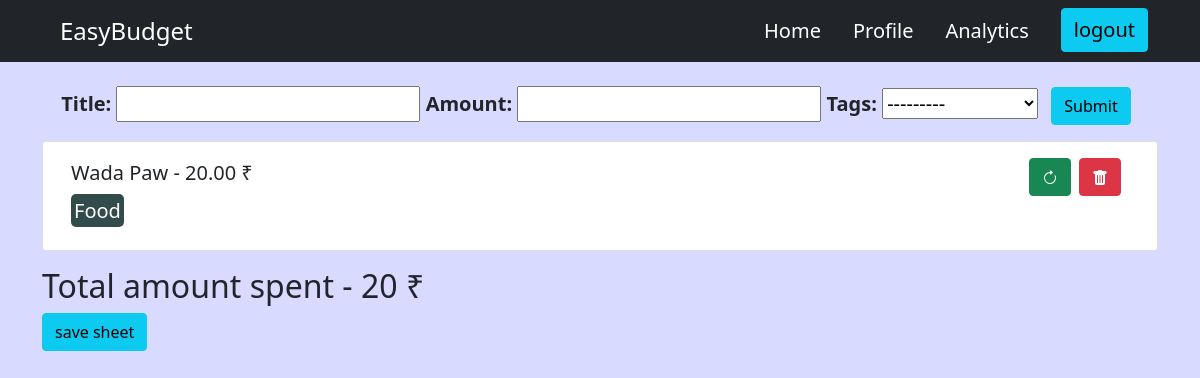
The app's page / (signed in), older data.
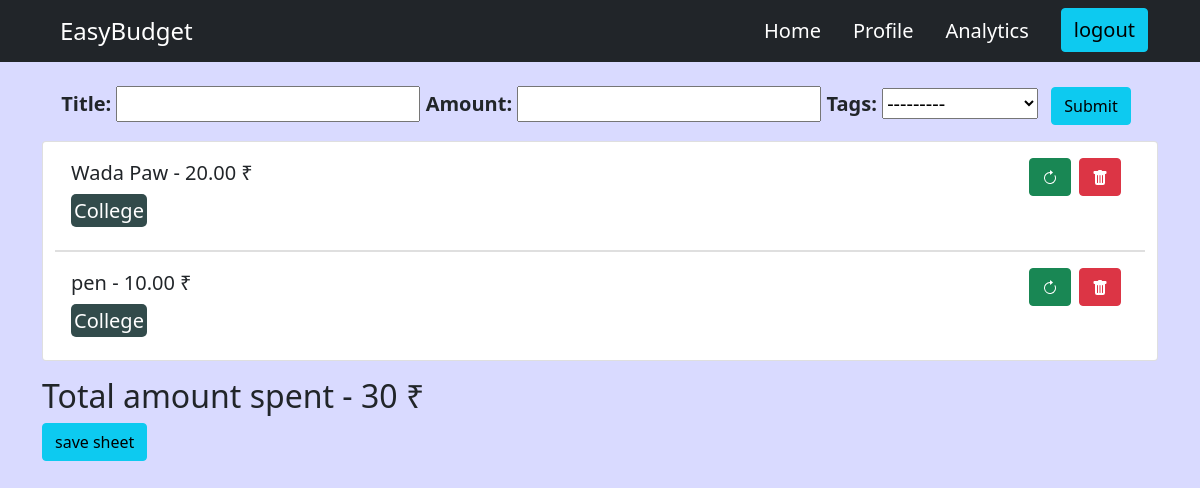
The same page, newer data.
### budget/models.py (models this page shows, shortened)
class Item(models.Model):
    user = models.ForeignKey(User,on_delete=models.CASCADE, null = True,related_name="itemOwner")
    title = models.CharField(max_length=50)
    amount = models.DecimalField(max_digits=10000, decimal_places=2)
    tags = models.ForeignKey('Tag',null = True,on_delete=DO_NOTHING)
    created = models.DateTimeField(auto_now_add=True)
    id = models.UUIDField(default=uuid.uuid4, unique = True, primary_key=True, editable=False)

class Tag(models.Model):
    name = models.CharField(max_length= 200)
    created = models.DateTimeField(auto_now = True)
    id = models.UUIDField(default = uuid.uuid4, unique = True , primary_key=True, editable=False)
    def __str__(self):
        return self.name

### budget/views.py (the view)
# urls.py: path('', views.home, name='home'),
@login_required(login_url='login')
def home(request):
    items = Item.objects.filter(user = request.user)
    form = ItemForm()
    total = 0
    for item in items:
        total += int(item.amount)
    if request.user.is_authenticated:
        if request.method == "POST":
            user = request.user
            form = ItemForm(request.POST)
            if form.is_valid:
                itemList = form.save(commit=False)
                itemList.user = user
                itemList.save()
                return redirect('home')
    context = {'form':form, 'items':items,'total':total}
    return render(request,'budget/home.html',context)

### budget/forms.py
class ItemForm(ModelForm):
    class Meta:
         model = Item
         fields = ['title', 'amount','tags']

### budget/templates/budget/home.html (shortened to what this page needs)
{% extends 'main.html' %}
{%load crispy_forms_tags %}
{% block content %}
<div class="container-sm my-4">
    <div class="mt-4 d-flex justify-content-center fs-5 fw-bold">
        <form action="{% url 'home' %}" method="POST">
            {{form}}
            <input type="submit" class = "btn btn-info mx-2">
        </form>
    </div>
    <div class="container card my-3">
      {% for item in user.itemOwner.all %}
      <ul class="list-group list-group-flush fs-5">
        <li class="list-group-item my-2">
          {{item.title}} - {{item.amount}} &#8377
          <span><a class = "btn btn-danger float-end mx-2" href="{% url 'delete-item' item.id %}"></a></span>
          <span><a class = "btn btn-success float-end" href="{% url 'update-item' item.id %}"></a></span>
          <div class = "my-2">
              <span class="chip">{{item.tags}}</span>
          </div>
        </li>
      </ul>
      {% endfor %}
    </div>
    <h2>Total amount spent - {{total}} &#8377</h2>
    <a href= "#"><button class = "btn btn-info">save sheet</button></a>
</div>
{% endblock content %}

Row changes from the older to the newer data that the page shows:
changed Item "Wada Paw": tags "Food" → "College"
added Item: title "pen", amount "10.00", tags "College"
Text that changed along with them:
{{ total }}: "20" → "30"
